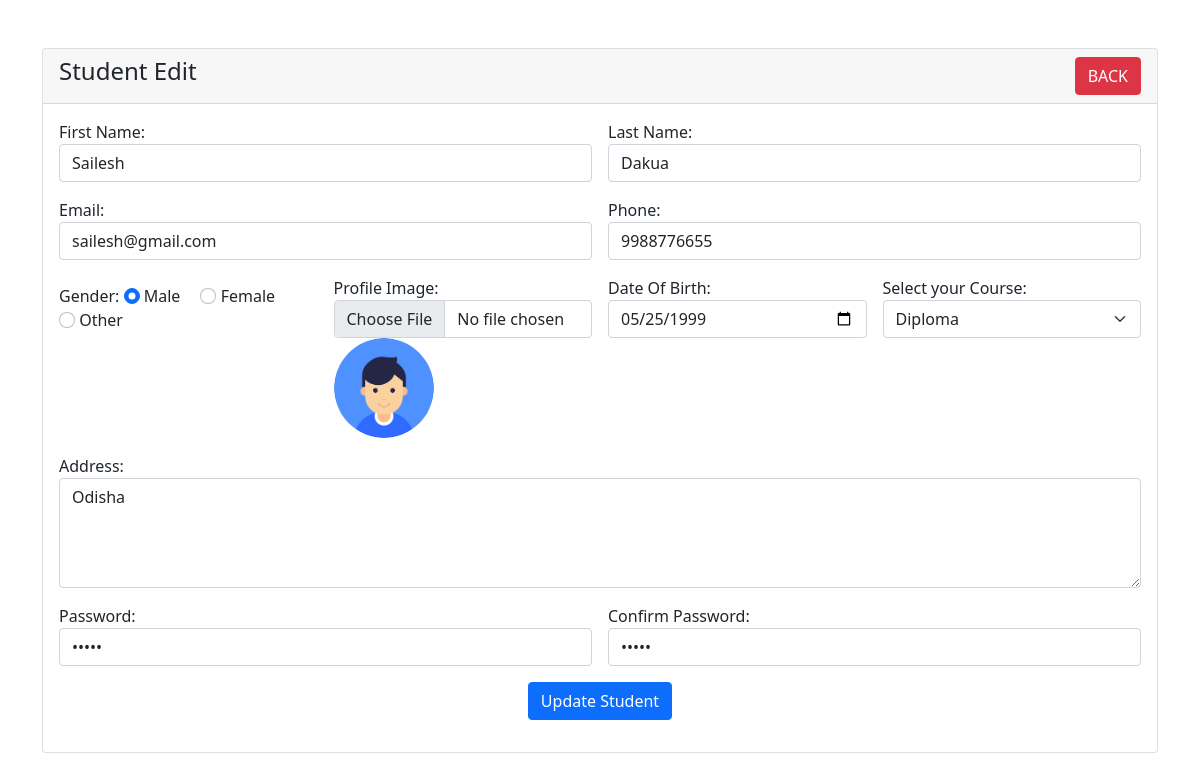
The app's page /student-edit.php?id=2 with its own data.
### tables this page shows
CREATE TABLE `students` (
  `id` int(11) NOT NULL,
  `fname` varchar(50) NOT NULL,
  `lname` varchar(30) NOT NULL,
  `email` varchar(70) NOT NULL,
  `phone` varchar(12) NOT NULL,
  `gender` varchar(10) NOT NULL,
  `pimage` varchar(200) NOT NULL,
  `dob` date NOT NULL DEFAULT current_timestamp(),
  `course` varchar(30) NOT NULL,
  `address` text NOT NULL,
  `password` varchar(15) NOT NULL,
  `password_cnf` varchar(15) NOT NULL,
  `condition_1` varchar(10) NOT NULL
);

### student-edit.php (the view, shortened to what this page needs)
<?php
require 'dbcon.php';
?>
<!DOCTYPE html>
<html lang="en">
<head>
    <link href="https://cdn.jsdelivr.net/npm/bootstrap@5.1.3/dist/css/bootstrap.min.css" rel="stylesheet">
</head>
<body>
<div class="container mt-5">
    <div class="row">
        <div class="col-md-12">
            <div class="card">
                <div class="card-header">
                    <h4>Student Edit
                        <a href="index.php" class="btn btn-danger float-end">BACK</a>
                    </h4>
                </div>
                <div class="card-body">
                    <?php
                    if(isset($_GET['id']))
                    {
                        $student_id = mysqli_real_escape_string($con, $_GET['id']);
                        $query = "SELECT * FROM students WHERE id='$student_id' ";
                        $query_run = mysqli_query($con, $query);
                        if(mysqli_num_rows($query_run) > 0)
                        {
                            $student = mysqli_fetch_array($query_run);
                            ?>
                            <form action="code.php" method="POST" enctype="multipart/form-data">
                                <div class="row g-3">
                                    <div class="form-group col-md-6">
                                        <label for="fname">First Name:</label>
                                        <input id="fname" type="text" class="form-control" name="fname" value="<?=$student['fname'];?>">
                                    </div>
                                    <div class="form-group col-md-6">
                                        <label for="lname">Last Name:</label>
                                        <input id="lname" type="text" class="form-control" name="lname" value="<?=$student['lname'];?>">
                                    </div>
                                    <div class="form-group col-md-6">
                                        <label for="email">Email:</label>
                                        <input id="email" type="email" class="form-control" name="email" value="<?=$student['email'];?>">
                                    </div>
                                    <div class="form-group col-md-6">
                                        <label for="phno">Phone:</label>
                                        <input id="phno" type="number" class="form-control" name="phone" value="<?=$student['phone'];?>">
                                    </div>
                                    <div class="form-group col-md-3 mt-4">
                                        <label>Gender:</label>
                                        <div class="form-check-inline">
                                            <input type="radio" class="form-check-input" id="male" name="gender" value="Male" <?=$student['gender'] == 'Male' ? 'checked' : '';?>>
                                            <label class="form-check-label" for="male">Male</label>
                                        </div>
                                        <div class="form-check-inline">
                                            <input type="radio" class="form-check-input" id="female" name="gender" value="Female" <?=$student['gender'] == 'Female' ? 'checked' : '';?>>
                                            <label class="form-check-label" for="female">Female</label>
                                        </div>
                                        <div class="form-check-inline">
                                            <input type="radio" class="form-check-input" id="other" name="gender" value="Other" <?=$student['gender'] == 'Other' ? 'checked' : '';?>>
                                            <label class="form-check-label" for="other">Other</label>
                                        </div>
                                    </div>
                                    <div class="form-group col-md-3">
                                        <label for="pimage">Profile Image:</label>
                                        <input id="pimage" type="file" class="form-control col-md-6" name="pimage" accept="image/png, image/jpeg">
                                        <?php
                                        $profileImage = $student['pimage'];
                                        if (!empty($profileImage) && file_exists("uploads/$profileImage")) {
                                            ?>
                                            <img src="uploads/<?= $profileImage; ?>"
                                                 alt="<?= $student['fname']; ?>"
                                                 width="100" height="100"
                                                 class="rounded-circle">
                                            <?php
                                        } else {
                                            ?>
                                            <img src="uploads/download (1).png"
                                                 alt="User Image"
                                                 width="100" height="100"
                                                 class="rounded-circle">
                                            <?php
                                        }
                                        ?>
                                    </div>
                                    <div class="form-group col-md-3">
                                        <label for="dob">Date Of Birth:</label>
                                        <input id="dob" type="date" class="form-control" name="dob" value="<?=$student['dob'];?>">
                                    </div>
                                    <div class="form-group col-md-3">
                                        <label for="course">Select your Course:</label>
                                        <select class="form-control form-select" name="course" id="course">
                                            <option value="Diploma" <?=$student['course'] == 'Diploma' ? 'selected' : '';?>>Diploma</option>
                                        </select>
                                    </div>
                                    <div class="form-group col-md-12">
                                        <label for="address">Address:</label>
                                        <textarea id="address" class="form-control" name="address" rows="4" cols="50"><?=$student['address'];?></textarea>
                                    </div>
                                    <div class="form-group col-md-6">
                                        <label for="password">Password:</label>
                                        <input id="password" type="password" class="form-control" name="password" minlength="3" maxlength="8" value="<?=$student['password'];?>">
                                    </div>
                                    <div class="form-group col-md-6">
                                        <label for="password_cnf">Confirm Password:</label>
                                        <input id="password_cnf" type="password" class="form-control" name="password_cnf" minlength="3" maxlength="8" value="<?=$student['password_cnf'];?>">
                                    </div>
                                    <div class="mb-3 text-center">
                                    <button type="submit" name="update_student" class="btn btn-primary">
                                        Update Student
                                    </button>
                                    </div>
                                </div>
                            </form>
                            <?php
                        }
                        else
                        {
                            echo "<h4>No Such Id Found</h4>";
                        }
                    }
                    ?>
                </div>
            </div>
        </div>
    </div>
</div>
</body>
</html>

### records on screen
students: fname "Sailesh", lname "Dakua", email "sailesh@gmail.com", phone "9988776655", gender "☑ Male", gender "☐ Female", gender "☐ Other", dob "05/25/1999", course "Diploma", address "Odisha"
